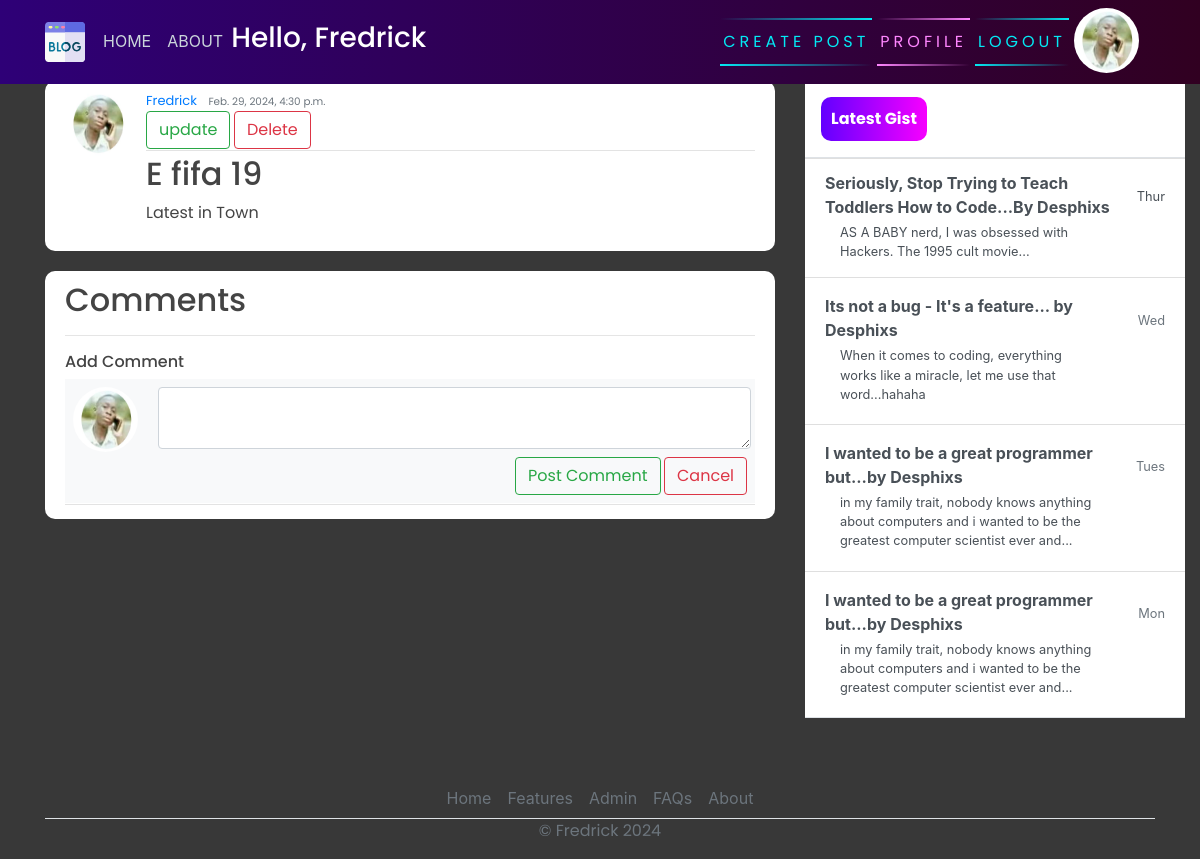
/post/14/ (signed in), run on an earlier commit of the app's database.
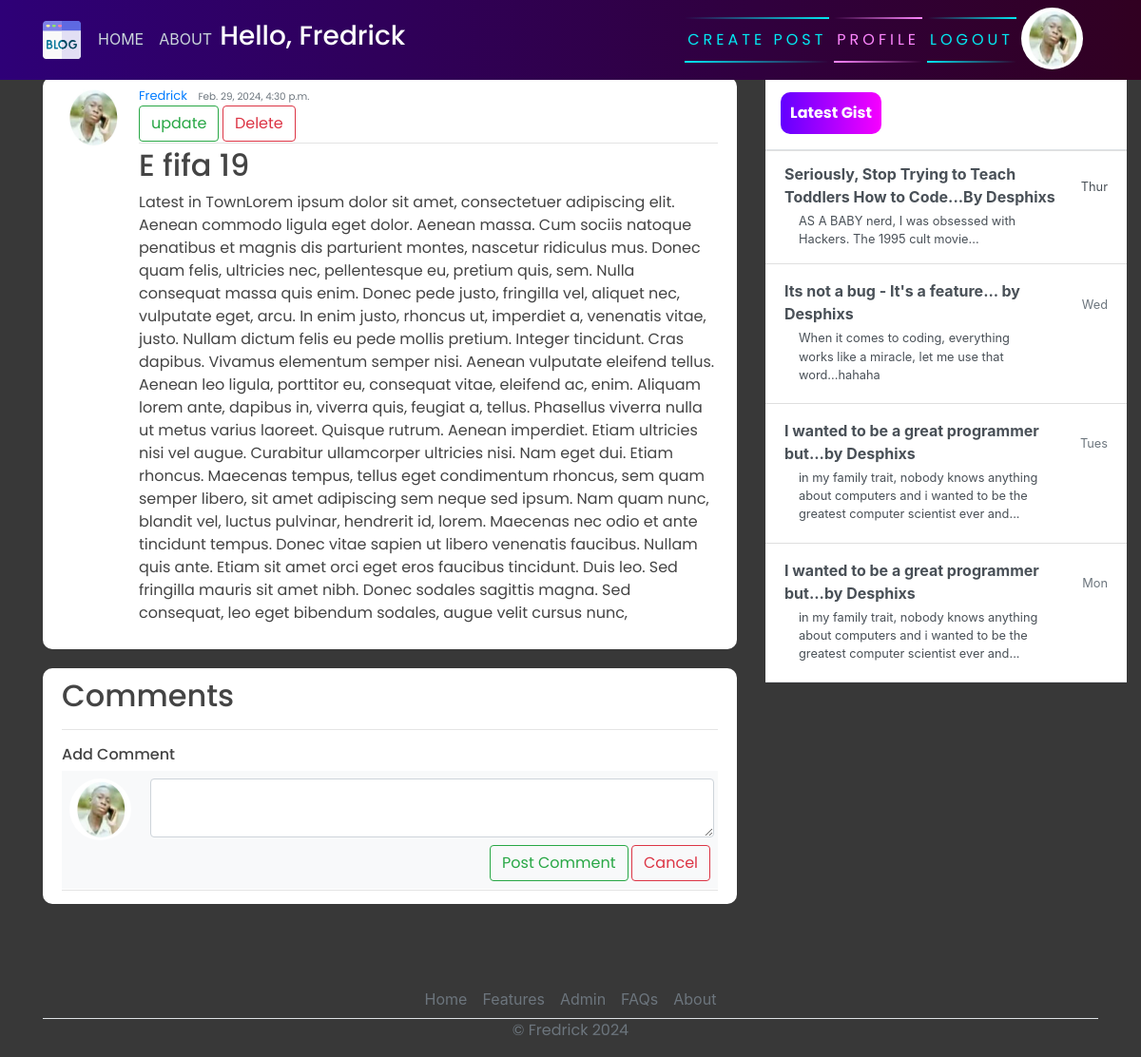
And on a later commit of the database.
### blog/models.py (models this page shows, shortened)
class Post(models.Model):
    title = models.CharField(max_length=200)
    content = models.TextField()
    date_posted = models.DateTimeField(default=timezone.now)
    author = models.ForeignKey(User, on_delete=models.CASCADE)

### users/models.py (models this page shows, shortened)
class Profile(models.Model):
    user = models.OneToOneField(User, on_delete=models.CASCADE)
    image = models.ImageField(default='default.jpg', upload_to='profile_pics')

### blog/views.py (the view)
# urls.py: path('post/<int:pk>/',PostDetailView.as_view(), name="blog-detail"),
class PostDetailView(LoginRequiredMixin,DetailView):
	model = Post

### blog/templates/blog/post_detail.html (shortened to what the changed rows need)
{% extends 'blog/base.html' %}
{% block content %}
  <article class="media content-section">
    <img class="rounded-circle article-img" src="{{ object.author.profile.image.url }}" alt="">
    <div class="media-body">
      <div class="article-metadata">
        <a class="mr-2" href="#">{{ object.author }}</a>
        <small class="text-muted">{{ object.date_posted }}</small>
        {% if object.author == user%}
          <div>
            <a  class="btn btn-outline-success" href="{% url 'blog-update' object.id %}">update</a>
           <a  class="btn btn-outline-danger" href="{% url 'blog-delete' object.id %}">Delete</a>
          </div>
        {% endif %}
      </div>
      <h2><a class="article-title" href="">{{ object.title }}</a></h2>
      <p class="article-content">{{ object.content }}</p>
    </div>
    <br>
  </article>
{% endblock content %}
{% block comment %}
  <article class="media content-section">
    <div class="media-body">
      <div class="article-metadata">
        <h2> Comments</h2>
      </div>
    </div>
  </article>
{% endblock %}

What changed in the data, as far as the page shows it:
changed Post "E fifa 19": content "Latest in Town" → "Latest in TownLorem ipsum dolor sit amet, consectetuer adipiscing elit. Aenean commodo ligula eget dolor. Aenean massa. Cum sociis natoque penatibus et magnis dis parturient montes, nascetur ridiculus mus. Donec quam felis, ultricies nec, pellentesque eu, pretium quis, sem. Nulla consequat massa quis enim. Donec pede justo, fringilla vel, aliquet nec, vulputate eget, arcu. In enim justo, rhoncus ut, imperdiet a, venenatis vitae, justo. Nullam dictum felis eu pede mollis pretium. Integer tincidunt. Cras dapibus. Vivamus elementum semper nisi. Aenean vulputate eleifend tellus. Aenean leo ligula, porttitor eu, consequat vitae, eleifend ac, enim. Aliquam lorem ante, dapibus in, viverra quis,…"
